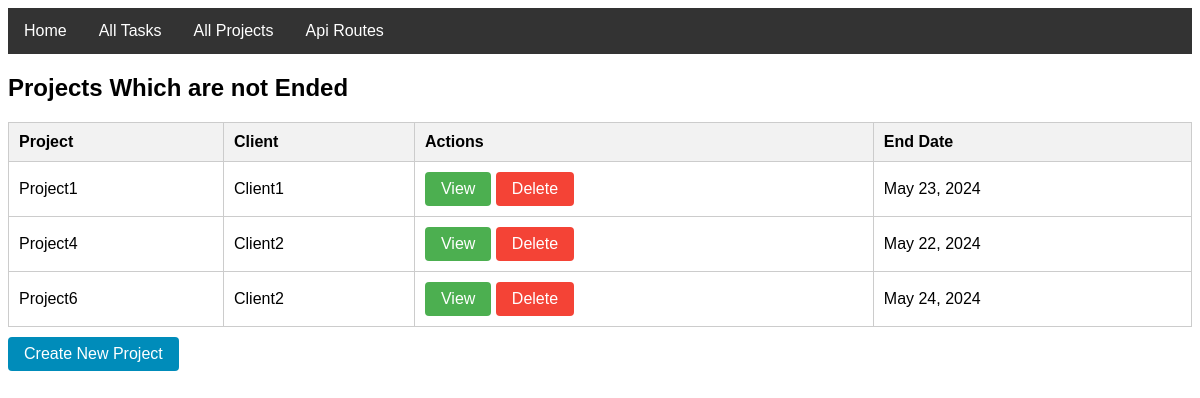
The page /projects/ on the database as committed earlier.
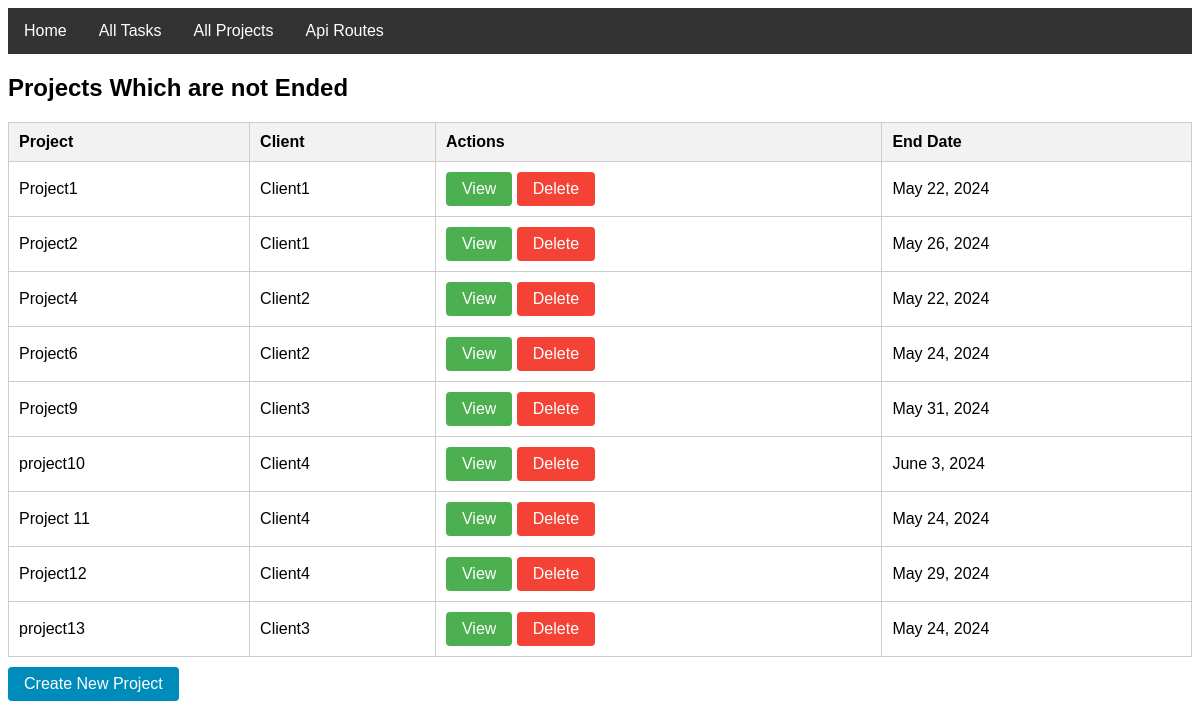
The same page on the database as committed later.
### project_task/models.py (models this page shows, shortened)
class Project(models.Model):
    name = models.CharField(max_length=100)
    description = models.TextField(blank=True, default='No Description Given')
    client = models.ForeignKey('Client', on_delete=models.CASCADE)
    start_date = models.DateField()
    end_date = models.DateField(null=True, blank=True)

class Client(models.Model):
    name = models.CharField(max_length=100)
    def __str__(self):
        return self.name

### project_task/views.py (the view)
# urls.py: path('projects/', ProjectListView.as_view(), name='project_list'),
class ProjectListView(ListView):
    model = Project
    template_name = 'project_task/project_list.html'
    def get_queryset(self):
        return Project.objects.filter(end_date__gte=timezone.now())

### project_task/templates/project_task/project_list.html (shortened to what this page needs)
{% extends 'project_task/base.html' %}
{% block content %}
<h2>Projects Which are not Ended</h2>
<table>
  <thead>
    <tr>
      <th>Project</th>
      <th>Client</th>
      <th>Actions</th>
      <th>End Date</th>
    </tr>
  </thead>
  <tbody>
    {% for project in object_list %}
    <tr>
      <td>{{ project.name }}</td>
      <td>{{ project.client }}</td>
      <td>
        <a class="btn-view" href="{% url 'project_detail' project.pk %}">View</a>
        <a class="btn-delete" href="{% url 'project_delete' project.pk %}">Delete</a>
      </td>
      <td>{{ project.end_date }}</td>
    </tr>
    {% endfor %}
  </tbody>
</table>
<a class="btn-create" href="{% url 'project_create' %}">Create New Project</a>
{% endblock %}

Rows that differ between the two databases and show on the page:
changed Project "Project1": end_date "May 23, 2024" → "May 22, 2024"
now on this page (row edited): Project: name "Project2", client "Client1", end_date "May 26, 2024"
added Project: name "Project9", client "Client3", end_date "May 31, 2024"
added Project: name "project10", client "Client4", end_date "June 3, 2024"
added Project: name "Project 11", client "Client4", end_date "May 24, 2024"
added Project: name "Project12", client "Client4", end_date "May 29, 2024"
added Project: name "project13", client "Client3", end_date "May 24, 2024"
